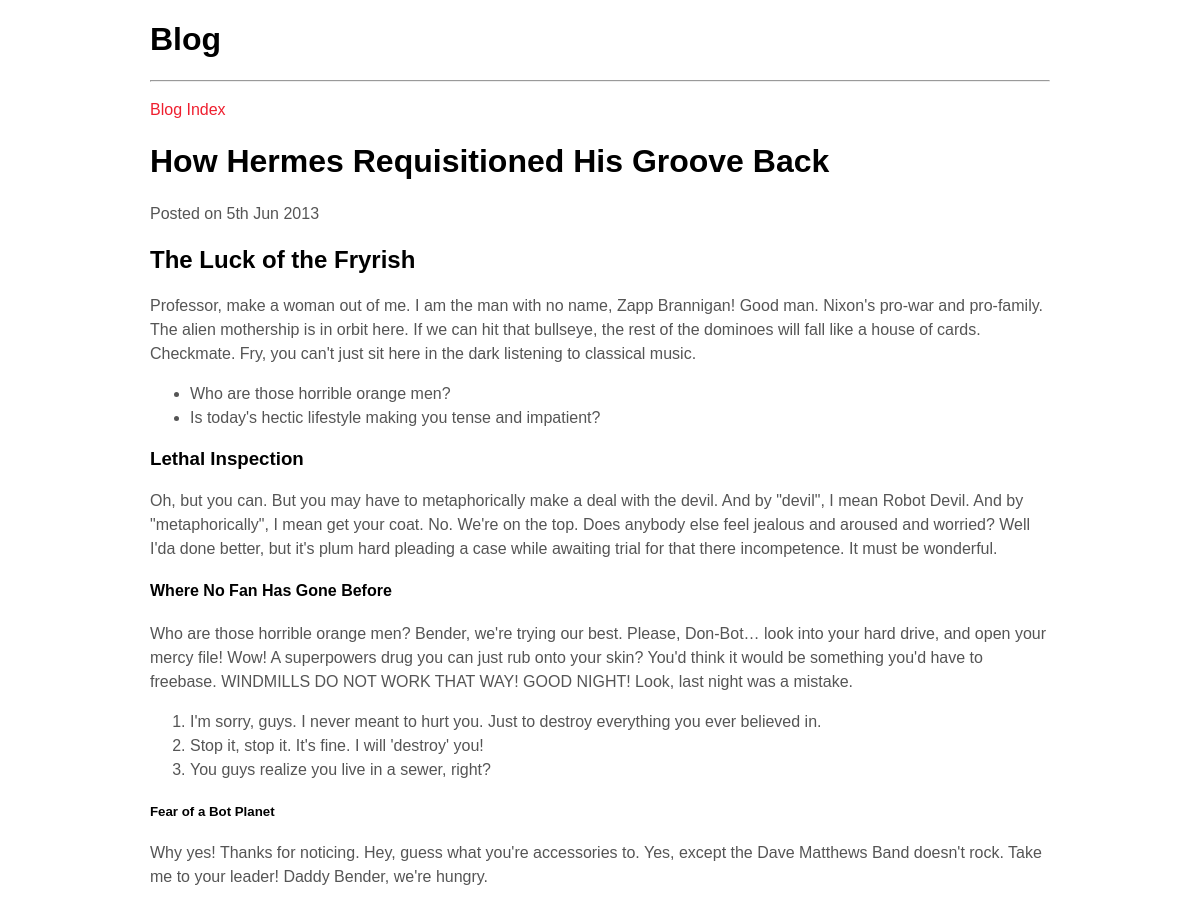
The page /viewpost.php?id=3 on the database its author committed.
### tables this page shows
CREATE TABLE IF NOT EXISTS `blog_posts` (
  `id` int(11) UNSIGNED NOT NULL AUTO_INCREMENT,
  `author` tinytext NOT NULL,
  `postTitle` varchar(255) DEFAULT NULL,
  `postDesc` text,
  `postCont` text,
  `postDate` datetime DEFAULT NULL,
  PRIMARY KEY (`id`)
);

### includes/classes/Blog.php (called while the page is built, shortened)
<?php
  class Blog {
    private $_db, $_data;
    public function __construct() {
      $this->_db = DB::getInstance();
    }
    public function find($blog = null) {
      if($blog) {
        if(is_numeric($blog)) {
          $field = 'id';
        } else {
          echo 'Invalid post id!!';
        }
        $_data = $this->_db->get('blog_posts', array($field, '=', $blog));
        if($_data->count()) {
          $this->_data = $_data->results();
          return true;
        }
      }
      return false;
    }
    public function data() {
      if(count($this->_data) == 1) {
        $this->_data[0]['postDesc'] = htmlspecialchars_decode($this->_data[0]['postDesc']);
        $this->_data[0]['postCont'] = htmlspecialchars_decode($this->_data[0]['postCont']);
        return $this->_data[0];
      } else {
        foreach ($this->_data as $post) {
          $post['postDesc'] = htmlspecialchars_decode($post['postDesc']);
          $post['postCont'] = htmlspecialchars_decode($post['postCont']);
        }
        return $this->_data;
      }
    }
  }
?>

### includes/classes/DB.php (called while the page is built, shortened)
<?php
class DB {
  private $_pdo, $_query, $_error = false, $_results, $_count=0;
  private function __construct() {
    try{
      $this->_pdo = new PDO('mysql:host='. Config::get('mysql/host') .';dbname='. Config::get('mysql/db'),Config::get('mysql/username'), Config::get('mysql/password'));
      $this->_pdo->setAttribute(PDO::ATTR_ERRMODE, PDO::ERRMODE_EXCEPTION);
    }
    catch(PDOExecption $e){
      echo 'Something was wrong with the connection';
      die($e->getMessage());
    }
  }
  public function query($sql, $params = array()) {
    $this->_error = false;
    if ($this->_query = $this->_pdo->prepare($sql)) {
      $x = 1;
      if (count($params)) {
        foreach ($params as $param) {
          $this->_query->bindValue($x, $param);
          $x++;
        }
      }
      if($this->_query->execute()) {
        $this->_results = $this->_query->fetchAll();
        $this->_count = $this->_query->rowCount();
      }
      else {
        $this->_error = true;
      }
    }
    return $this;
  }
  public function action($action, $table, $where = array()) {
    if(count($where)) {
      if(count($where) === 3) {
        $operators = array('=', '>', '<', '>=', '<=');
        $field = $where[0];
        $operator = $where[1];
        $value = $where[2];
        if(in_array($operator, $operators))
        {
          $sql = "{$action} FROM {$table} WHERE {$field} {$operator} ?";
          if (!$this->query($sql, array($value))->error()) {
            return $this;
          }
          else {
            return false;
          }
        }
      }
			}
  }
  public function get($table, $where = array()) {
			if(count($where)) {
				return $this->action('SELECT *', $table, $where);
			}
			else {
				return $this->action('SELECT *', $table);
			}
		}
  public function error() {
    return $this->_error;
  }
  public function count() {
    return $this->_count;
  }
}
?>

### includes/core/init.php (called while the page is built, shortened)
<?php
	spl_autoload_register(function($class) {
    $path = $_SERVER['DOCUMENT_ROOT'];
	});
?>

### includes/classes/Config.php (called while the page is built)
<?php
  class Config
  {
    public static function get($path = null)
    {
      if($path)
      {
        $config = $GLOBALS['config'];
        $path = explode('/', $path);
        foreach ($path as $bit) {
          if (isset($config[$bit])) {
            $config = $config[$bit];
          }
          else{
            return false;
          }
        }
        return $config;
      }
    }
  }
?>

### viewpost.php (the view, shortened to what this page needs)
<?php
require_once('includes/core/init.php');
$blog = new Blog();
$blog->find(Input::get('id'));
?>
<!DOCTYPE html>
<html lang="en">
<head>
    <link rel="stylesheet" href="style/normalize.css">
    <link rel="stylesheet" href="style/main.css">
</head>
<body>
	<div id="wrapper">
		<h1>Blog</h1>
		<hr />
		<p><a href="./">Blog Index</a></p>
		<?php
			echo '<div>';
				echo '<h1>'.$blog->data()['postTitle'].'</h1>';
				echo '<p>Posted on '.date('jS M Y', strtotime($blog->data()['postDate'])).'</p>';
				echo '<p>'.$blog->data()['postCont'].'</p>';
			echo '</div>';
		?>
	</div>
</body>
</html>

### style/main.css (style rules this page uses)
#wrapper { margin:auto; width:900px; }
p,li { color: #555555; font-size: 16px; line-height: 1.5em; }
a { color: #EF1F2F; text-decoration: none; }

### rows shown on the page
blog_posts: postTitle "How Hermes Requisitioned His Groove Back", postDate "5th Jun 2013"
